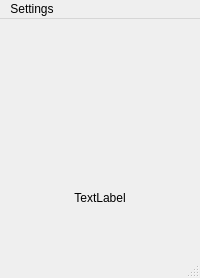
<?xml version="1.0" encoding="UTF-8"?>
<ui version="4.0">
 <class>FLIP</class>
 <widget class="QMainWindow" name="FLIP">
  <property name="geometry">
   <rect>
    <x>0</x>
    <y>0</y>
    <width>200</width>
    <height>278</height>
   </rect>
  </property>
  <property name="sizePolicy">
   <sizepolicy hsizetype="Minimum" vsizetype="Minimum">
    <horstretch>0</horstretch>
    <verstretch>0</verstretch>
   </sizepolicy>
  </property>
  <property name="windowTitle">
   <string>main</string>
  </property>
  <widget class="QWidget" name="centralwidget">
   <layout class="QVBoxLayout" name="verticalLayout_3">
    <property name="spacing">
     <number>0</number>
    </property>
    <item>
     <spacer name="verticalSpacer_3">
      <property name="orientation">
       <enum>Qt::Vertical</enum>
      </property>
      <property name="sizeHint" stdset="0">
       <size>
        <width>20</width>
        <height>40</height>
       </size>
      </property>
     </spacer>
    </item>
    <item>
     <layout class="QHBoxLayout" name="horizontalLayout">
      <property name="spacing">
       <number>0</number>
      </property>
      <item>
       <spacer name="horizontalSpacer">
        <property name="orientation">
         <enum>Qt::Horizontal</enum>
        </property>
        <property name="sizeHint" stdset="0">
         <size>
          <width>40</width>
          <height>20</height>
         </size>
        </property>
       </spacer>
      </item>
      <item>
       <layout class="QVBoxLayout" name="verticalLayout">
        <item>
         <layout class="QGridLayout" name="gridLayout">
          <property name="spacing">
           <number>0</number>
          </property>
          <item row="1" column="0">
           <spacer name="verticalSpacer">
            <property name="orientation">
             <enum>Qt::Vertical</enum>
            </property>
            <property name="sizeHint" stdset="0">
             <size>
              <width>20</width>
              <height>40</height>
             </size>
            </property>
           </spacer>
          </item>
          <item row="0" column="0">
           <spacer name="verticalSpacer_2">
            <property name="orientation">
             <enum>Qt::Vertical</enum>
            </property>
            <property name="sizeHint" stdset="0">
             <size>
              <width>20</width>
              <height>40</height>
             </size>
            </property>
           </spacer>
          </item>
         </layout>
        </item>
       </layout>
      </item>
      <item>
       <spacer name="horizontalSpacer_2">
        <property name="orientation">
         <enum>Qt::Horizontal</enum>
        </property>
        <property name="sizeHint" stdset="0">
         <size>
          <width>40</width>
          <height>20</height>
         </size>
        </property>
       </spacer>
      </item>
     </layout>
    </item>
    <item>
     <layout class="QVBoxLayout" name="verticalLayout_2">
      <item>
       <spacer name="verticalSpacer_5">
        <property name="orientation">
         <enum>Qt::Vertical</enum>
        </property>
        <property name="sizeHint" stdset="0">
         <size>
          <width>20</width>
          <height>40</height>
         </size>
        </property>
       </spacer>
      </item>
      <item>
       <widget class="QLabel" name="timerLabel">
        <property name="text">
         <string>TextLabel</string>
        </property>
        <property name="alignment">
         <set>Qt::AlignCenter</set>
        </property>
       </widget>
      </item>
     </layout>
    </item>
    <item>
     <spacer name="verticalSpacer_4">
      <property name="orientation">
       <enum>Qt::Vertical</enum>
      </property>
      <property name="sizeHint" stdset="0">
       <size>
        <width>20</width>
        <height>40</height>
       </size>
      </property>
     </spacer>
    </item>
   </layout>
  </widget>
  <widget class="QMenuBar" name="menubar">
   <property name="geometry">
    <rect>
     <x>0</x>
     <y>0</y>
     <width>200</width>
     <height>20</height>
    </rect>
   </property>
   <widget class="QMenu" name="menuSettings">
    <property name="title">
     <string>Settings</string>
    </property>
    <widget class="QMenu" name="menuGrid_Size">
     <property name="title">
      <string>Grid Size</string>
     </property>
     <addaction name="separator"/>
    </widget>
    <addaction name="menuGrid_Size"/>
    <addaction name="actionShow_Tutorial"/>
   </widget>
   <addaction name="menuSettings"/>
  </widget>
  <widget class="QStatusBar" name="statusBar"/>
  <action name="action4x4">
   <property name="text">
    <string>4x4</string>
   </property>
  </action>
  <action name="actionShow_Tutorial">
   <property name="checkable">
    <bool>true</bool>
   </property>
   <property name="checked">
    <bool>true</bool>
   </property>
   <property name="text">
    <string>Show Tutorial</string>
   </property>
  </action>
 </widget>
 <resources/>
 <connections/>
</ui>
